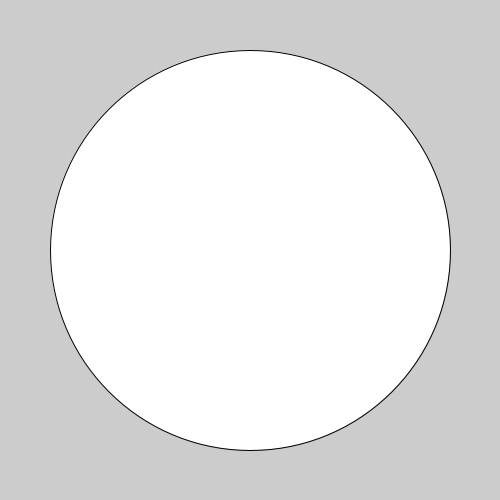
Frame 1 (no input)
Frame 60 (the mouse pressed at the canvas centre just before this capture): identical to frame 1, image omitted
Frame 120 (the mouse held since frame 60 and released just before this capture): identical to frame 1, image omitted

The Processing sketch that drew this single still picture (run headless with seeded random() and noise(); from frame 60 on, the mouse is pressed at the canvas centre):

// Processing sketch: RN
// ── RN.pde
NeuralNetwork nets[] = new NeuralNetwork[100];
int trainingCount = 1000, generations = 1000;

void setup() {
  size(500, 500);

  for (int i = 0; i < nets.length; i++) {
    nets[i] = new NeuralNetwork(new int[] {2, 3, 3, 3, 2});
  }

  testNets();
  sortNets();

  for (int i = 0; i < nets.length; i++) {
    print(nets[i].error + " , ");
    nets[i].error = 0;
  }

  for (int i = 0; i < generations; i++) {
    testNets();
    evolveNets();
  }

  testNets();
  sortNets();
  
  println("\n\n");

  for (int i = 0; i < nets.length; i++) {
    print(nets[i].error + " , ");
  }

  ellipse(width / 2, height / 2, 400, 400);
}

void draw() {
}

void mousePressed() {
  println("\n");
  println(nets[0].solve(new float[] {mouseX, mouseY}));
}

void testNets() {
  for (int j = 0; j < nets.length; j++) {
    for (int i = 0; i < trainingCount; i++) {
      float x = random(0, width);
      float y = random(0, height);
      float d = dist(x, y, width / 2, height / 2);
      float[] input = {x, y};
      float[] expected = {(d < 200) ? 1 : 0, (d < 200) ? 0 : 1};
      nets[j].test(input, expected);
    }
  }
}

void evolveNets() {
  sortNets();
  NeuralNetwork[] bestOnes = new NeuralNetwork[10];
  for (int i = 0; i < bestOnes.length; i++) {
    bestOnes[i] = nets[i];
  }
  for (int i = 0; i < bestOnes.length; i++) {
    for (int j = 0; j < 10; j++) {
      nets[i * 10 + j] = bestOnes[i].reproduce();
    }
  }
}

void sortNets() {
  int count = 0;
  NeuralNetwork aux;
  do {
    count = 0;
    for (int i = 0; i < nets.length - 1; i++) {
      if (nets[i].error > nets[i + 1].error) {
        count++;
        aux = nets[i];
        nets[i] = nets[i + 1];
        nets[i + 1] = aux;
      }
    }
  } while (count > 0);
}

// ── connection.pde
class Connection{
  float weight = random(-2, 2);
  Neuron destiny;
}

// ── layer.pde
class Layer {
  Neuron[] neurons;

  Layer(int size) {
    neurons = new Neuron[size];
    for (int i = 0; i < neurons.length; i++) {
      neurons[i] = new Neuron();
    }
  }

  void reset() {
    for (Neuron n : neurons) {
      n.value = 0;
    }
  }

  void propagate() {
    for (Neuron n : neurons) {
      n.carryValue();
    }
  }
}

// ── net.pde
class NeuralNetwork {
  Layer[] layers;
  float learningRate = 0.01;
  int[] sizes;
  float error;

  NeuralNetwork(int[] sizes) {
    this.sizes = sizes;

    layers = new Layer[sizes.length];
    for (int i = 0; i < layers.length; i++) {
      layers[i] = new Layer(sizes[i]);
    }

    for (int i = 0; i < layers.length - 1; i++) {
      for (int j = 0; j < layers[i].neurons.length; j++) {
        layers[i].neurons[j].connect(layers[i + 1]);
      }
    }
  }

  void reset() {
    for (Layer l : layers) {
      l.reset();
    }
  }

  void test(float[] input, float[] expected) {
    reset();

    float[] output = solve(input);
    for (int i = 0; i < output.length; i++) {
      error += abs(output[i] - expected[i]);
    }
  }

  float[] solve(float[] input) {
    reset();

    for (int i = 0; i < input.length; i++) {
      layers[0].neurons[i].value = input[i];
    }

    for (int i = 0; i < layers.length - 1; i++) {
      layers[i].propagate();
    }

    float[] output = new float[layers[layers.length - 1].neurons.length];
    for (int i = 0; i < output.length; i++) {
      output[i] = layers[layers.length - 1].neurons[i].value;
    }

    return output;
  }

  NeuralNetwork reproduce() {
    NeuralNetwork baby = new NeuralNetwork(sizes);
    for (int i = 0; i < layers.length - 1; i++) {
      for (int j = 0; j < layers[i].neurons.length; j++) {
        for (int k = 0; k < baby.layers[i].neurons[j].connections.length; k++) {
          baby.layers[i].neurons[j].connections[k].weight = this.layers[i].neurons[j].connections[k].weight + random(-learningRate, learningRate);
        }
      }
    }

    return baby;
  }
}

// ── neuron.pde
class Neuron {
  float value = 0;
  Connection[] connections;

  Neuron() {
  }

  void accumulate(float value) {
    this.value += value;
  }

  void connect(Layer layer) {
    connections = new Connection[layer.neurons.length];
    for (int i = 0; i < connections.length; i++) {
      connections[i] = new Connection();
    }
    for (int i = 0; i < connections.length; i++) {
      connections[i].destiny = layer.neurons[i];
    }
  }

  void carryValue() {
    for (int i = 0; i < connections.length; i++) {
      connections[i].destiny.accumulate(connections[i].weight * value);
    }
  }
}
